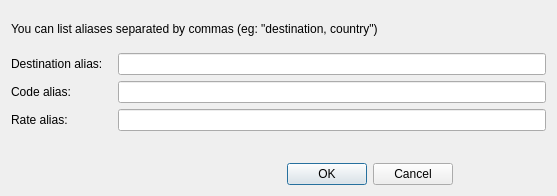
<?xml version="1.0" encoding="UTF-8"?>
<ui version="4.0">
 <class>SetAliasDialog</class>
 <widget class="QDialog" name="SetAliasDialog">
  <property name="windowModality">
   <enum>Qt::ApplicationModal</enum>
  </property>
  <property name="enabled">
   <bool>true</bool>
  </property>
  <property name="geometry">
   <rect>
    <x>0</x>
    <y>0</y>
    <width>557</width>
    <height>196</height>
   </rect>
  </property>
  <property name="cursor">
   <cursorShape>ArrowCursor</cursorShape>
  </property>
  <property name="mouseTracking">
   <bool>false</bool>
  </property>
  <property name="windowTitle">
   <string>Set Alias</string>
  </property>
  <layout class="QVBoxLayout" name="verticalLayout">
   <item>
    <widget class="QLabel" name="label">
     <property name="text">
      <string>You can list aliases separated by commas (eg: &quot;destination, country&quot;)</string>
     </property>
    </widget>
   </item>
   <item>
    <layout class="QFormLayout" name="formLayout">
     <property name="horizontalSpacing">
      <number>15</number>
     </property>
     <item row="0" column="0">
      <widget class="QLabel" name="destLabel">
       <property name="text">
        <string>Destination alias:</string>
       </property>
      </widget>
     </item>
     <item row="0" column="1">
      <widget class="QLineEdit" name="destAlias">
       <property name="toolTip">
        <string/>
       </property>
       <property name="whatsThis">
        <string/>
       </property>
      </widget>
     </item>
     <item row="1" column="0">
      <widget class="QLabel" name="codeLabel">
       <property name="text">
        <string>Code alias:</string>
       </property>
      </widget>
     </item>
     <item row="1" column="1">
      <widget class="QLineEdit" name="codeAlias"/>
     </item>
     <item row="2" column="0">
      <widget class="QLabel" name="rateLabel">
       <property name="text">
        <string>Rate alias:</string>
       </property>
      </widget>
     </item>
     <item row="2" column="1">
      <widget class="QLineEdit" name="rateAlias"/>
     </item>
    </layout>
   </item>
   <item alignment="Qt::AlignHCenter">
    <widget class="QLabel" name="errorLabel">
     <property name="maximumSize">
      <size>
       <width>16777215</width>
       <height>20</height>
      </size>
     </property>
     <property name="styleSheet">
      <string notr="true"/>
     </property>
     <property name="text">
      <string/>
     </property>
    </widget>
   </item>
   <item>
    <widget class="QDialogButtonBox" name="buttonBox">
     <property name="minimumSize">
      <size>
       <width>442</width>
       <height>0</height>
      </size>
     </property>
     <property name="maximumSize">
      <size>
       <width>442</width>
       <height>16777215</height>
      </size>
     </property>
     <property name="orientation">
      <enum>Qt::Horizontal</enum>
     </property>
     <property name="standardButtons">
      <set>QDialogButtonBox::Cancel|QDialogButtonBox::Ok</set>
     </property>
    </widget>
   </item>
  </layout>
 </widget>
 <resources/>
 <connections>
  <connection>
   <sender>buttonBox</sender>
   <signal>accepted()</signal>
   <receiver>SetAliasDialog</receiver>
   <slot>accept()</slot>
   <hints>
    <hint type="sourcelabel">
     <x>248</x>
     <y>254</y>
    </hint>
    <hint type="destinationlabel">
     <x>157</x>
     <y>274</y>
    </hint>
   </hints>
  </connection>
  <connection>
   <sender>buttonBox</sender>
   <signal>rejected()</signal>
   <receiver>SetAliasDialog</receiver>
   <slot>reject()</slot>
   <hints>
    <hint type="sourcelabel">
     <x>316</x>
     <y>260</y>
    </hint>
    <hint type="destinationlabel">
     <x>286</x>
     <y>274</y>
    </hint>
   </hints>
  </connection>
 </connections>
</ui>
